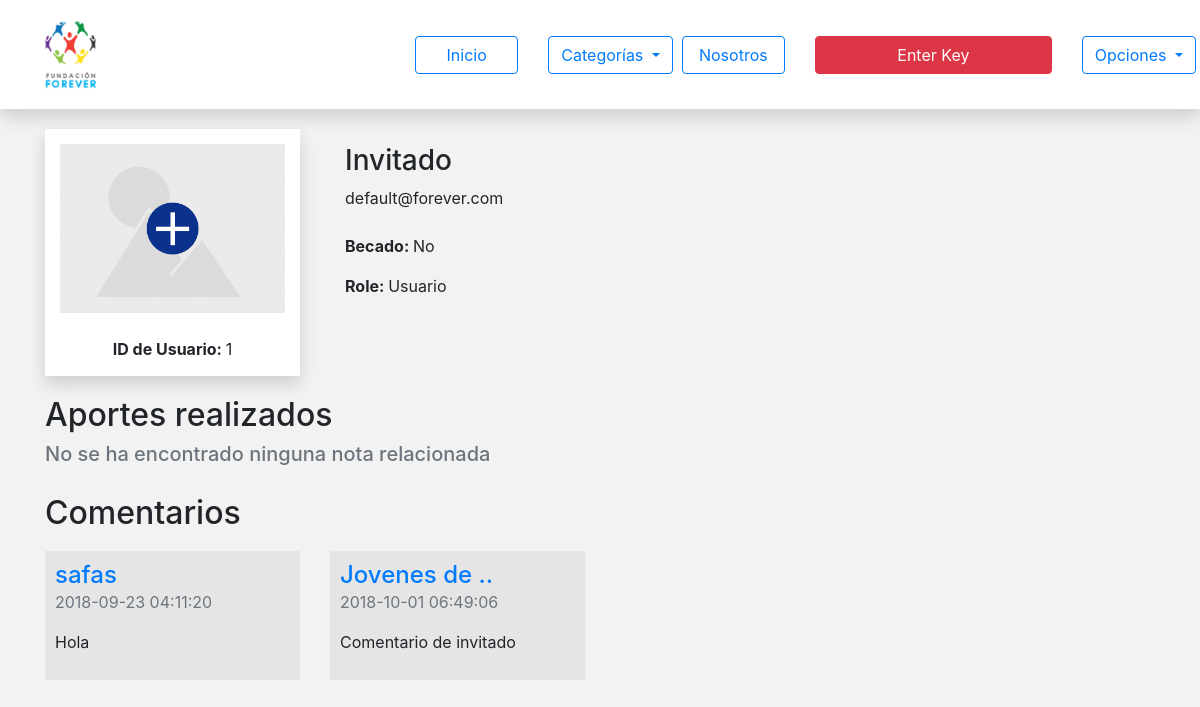
The app's page /profile.php?idP=1 (signed in) with its own data.
### tables this page shows
CREATE TABLE `usuario` (
  `id_usuario` int(11) NOT NULL,
  `nombre` varchar(40) DEFAULT NULL,
  `apellido` varchar(40) DEFAULT NULL,
  `foto` varchar(500) DEFAULT NULL,
  `email` varchar(200) DEFAULT NULL,
  `password` varchar(25) DEFAULT NULL,
  `fecha` timestamp NOT NULL DEFAULT CURRENT_TIMESTAMP,
  `becado` varchar(2) DEFAULT NULL,
  `role` int(11) NOT NULL,
  `llave` int(11) NOT NULL,
  `estado` int(11) NOT NULL
);

CREATE TABLE `roles` (
  `id_role` int(11) NOT NULL,
  `nombre` varchar(25) NOT NULL,
  `vn` int(2) NOT NULL,
  `sa` int(2) NOT NULL,
  `ec_todos` int(2) NOT NULL,
  `an` int(2) NOT NULL,
  `ad_n` int(2) NOT NULL,
  `ct` int(2) NOT NULL
);

CREATE TABLE `comments` (
  `id_comentario` int(11) NOT NULL,
  `id_usuario` int(11) NOT NULL,
  `id_publicacion` int(11) NOT NULL,
  `contenido` varchar(2000) NOT NULL,
  `fecha` timestamp NOT NULL DEFAULT CURRENT_TIMESTAMP ON UPDATE CURRENT_TIMESTAMP
);

CREATE TABLE `publicacion` (
  `id_publicacion` int(11) NOT NULL,
  `titulo` varchar(60) DEFAULT NULL,
  `bajada` varchar(300) DEFAULT NULL,
  `contenido` mediumtext NOT NULL,
  `banner` varchar(400) DEFAULT NULL,
  `fuentes` varchar(1000) NOT NULL,
  `categoria` varchar(100) DEFAULT NULL,
  `fecha` timestamp NOT NULL DEFAULT CURRENT_TIMESTAMP,
  `actualizacion` timestamp NOT NULL DEFAULT CURRENT_TIMESTAMP,
  `id_usuario` int(11) DEFAULT NULL,
  `estado` int(11) NOT NULL
);

### template/bodyProfile.php (the view, shortened to what this page needs)
	<div class="container" style="margin-top: 20px;">
		<div class="row">
			<div class="col-md-3">
				<div class="shadow" style="background: white;padding: 15px;">
					<img src="<?php echo $photo; ?>" alt="Perfil" width="100%"><br><br>
					<p class="mar-0 text-center"><b>ID de Usuario: </b><?php echo $row['id_usuario']; ?></p>
				</div>
			</div>
			<div class="col-md-9">
				<div style="padding: 15px;">
					<div>
						<h3><?php echo $nombre; ?></h3>
						<p class="mar-0"><?php echo $row['email']; ?></p>
					</div><br>
					<div>
						<p><b>Becado: </b><?php echo $row['becado']; ?></p>
					</div>
					<div>
						<p><b>Role: </b><?php echo $roleUser; ?></p>
					</div>
				</div>
			</div>
		</div>
	</div>
	<div class="container">
		<div class="row">
			<div class="col-md-12">
				<h2 style="margin-top: 20px;">Aportes realizados</h2>
				<div class="row">
<?php
		$SANotes = $con -> query("SELECT * FROM publicacion WHERE id_usuario='$idU' AND estado='1'");
		$num = $SANotes -> num_rows;
	if ($num > 0) {
		while ( $row = $SANotes -> fetch_array() ) {
?>
					<div class="col-md-3" style="margin-top:10px;">
						<div class="secondary-note">
							<div class="img-cut-small">
								<?php
									$illustration = $row['banner'];
									$pos = strpos($illustration, 'https://www.youtube.com');
									$pos2 = strpos($illustration, 'dropboxusercontent');
									if ($pos !== false) {
										echo '<iframe width="100%" height="100%" src="'.$illustration.'" frameborder="0" autoplay="none" allowfullscreen></iframe>';
									} else if( $pos2 !== false ){
										echo '<video src="'.$illustration.'" width="100%" height="100%" frameborder="0" controls allowfullscreen preload autostart="false"></video>';
									} else {
										echo '<img src="'.$illustration.'" alt="Banner" width="100%">';
									}
								?>
							</div>
							<span><?php echo $row['actualizacion'] ?></span>
							<div style="height: 100px;max-height: 100px;">
								<a href="note.php?idP=<?php echo $row['id_publicacion'] ?>" class="no-resalt"><h3 style="color: #1277BD;" title="<?php echo $row['titulo']; ?>"><?php
									$st = strlen($row['titulo']);
									if($st > 20 ){
										echo substr($row['titulo'], 0,20);echo "...";
									}else{
										echo $row['titulo'];
									};
								?></h3></a>
							</div>
						<?php
							if ($options === true) {
						?>
							<div class="row">
								<div class="col-4 text-center">
									<button class="btn btn-outline-dark" style="margin-right: 5%;" name="btnNoteAction" data-toggle="tooltip" data-placement="bottom" title="Activar/Desactivar" id="setNote" data-id="<?php echo $row['id_publicacion']; ?>">
										<?php
											$id = $row['id_publicacion'];
											$estado = $row['estado'];
											if ($estado === "0")
											{
												echo '<i class="material-icons" id="lockType'.$id.'">lock</i>';
											}
											else
											{
												echo '<i class="material-icons" id="lockType'.$id.'">lock_open</i>';
											}
										?>
									</button>
								</div>
								<div class="col-4 text-center">
									<a href="admin/functions/editNote.php?id=<?php echo $row['id_publicacion']; ?>&dir=profile"><button class="btn btn-outline-dark" style="margin-right: 5%;" name="btnNoteAction" data-toggle="tooltip" data-placement="bottom" title="Editar">
										<i class="material-icons">mode_edit</i>
									</button></a>
								</div>
								<div class="col-4 text-center">
									<div class="dropdown">
									  <button class="btn btn-outline-dark" type="button" id="dropdownMenu2" data-toggle="dropdown" aria-haspopup="true" aria-expanded="false">
									    <i class="material-icons">more_horiz</i>
									  </button>
									  <div class="dropdown-menu" aria-labelledby="dropdownMenu2">
									    <button class="dropdown-item" type="button" id="delNote" data-id="<?php echo $row['id_publicacion']; ?>">Eliminar</button>
									  </div>
									</div>
								</div>
							</div>
						<?php
							} else {
						?>
							<div class="row">
								<div class="col-md-6 right-text">
									<button id="share-btn" data-id="<?php echo $array1['id_publicacion']; ?>" class="btn" style="background: #659622;color: white;">COMPARTIR</button>
								</div>
							</div>
						<?php
							};
						?>
						</div>
					</div>
<?php
		};
	} else {
		echo '<div class="col-md-12"><h5 class="text-secondary">No se ha encontrado ninguna nota relacionada</h5></div>';
	}
?>
				</div>
			</div>
		</div>
	</div>
	<div class="container">
		<div class="row">
			<div class="col-md-12">
				<h2 style="margin-top: 20px;">Comentarios</h2>
				<div class="row">
<?php
		$SANotes = $con -> query("SELECT * FROM comments WHERE id_usuario='$idU'");
		$num = $SANotes -> num_rows;
	if ($num > 0) {
		$i = 1;
		while ( $row = $SANotes -> fetch_array() ) {
			$publicacion = $row['id_publicacion'];
			$sql = $con -> query("SELECT * FROM publicacion WHERE id_publicacion='$publicacion'");
			$res = $sql -> fetch_array();
			$publicacion = $res['titulo'];
			$state = $res['estado'];
			if ($state === '1') {
?>
					<div class="col-md-3" style="margin-top:10px;">
						<div class="secondary-note" id="box-<?php echo $i; ?>">
							<a href="note.php?idP=<?php echo $res['id_publicacion']; ?>"><h4 class="mar-0"><?php echo $publicacion; ?></h4></a>
							<p class="text-secondary"><?php echo $row['fecha']; ?></p>
							<p><?php echo $row['contenido']; ?></p>
						</div>
					</div>
<?php
			};
			$i = $i+1;
		};
	} else {
		echo '<div class="col-md-12"><h5 class="text-secondary">No has comentado nada aún.</h5></div>';
	}
?>
				</div>
			</div>
		</div>
	</div>

### css/main.css (style rules this page uses)
body { padding-bottom: 20px; background: #F2F2F2; }
.mar-0 { margin: 0; }
.secondary-note { background: #E5E5E5; padding: 10px; }

### records on screen
usuario: id_usuario "1", nombre "Invitado", email "default@forever.com", becado "No"
roles: nombre "Usuario"
comments: id_publicacion.titulo "safas", fecha "2018-09-23 04:11:20", contenido "Hola"
comments: id_publicacion.titulo "Jovenes de ..", fecha "2018-10-01 06:49:06", contenido "Comentario de invitado"

### other values on screen
$btn_key "Enter Key"
